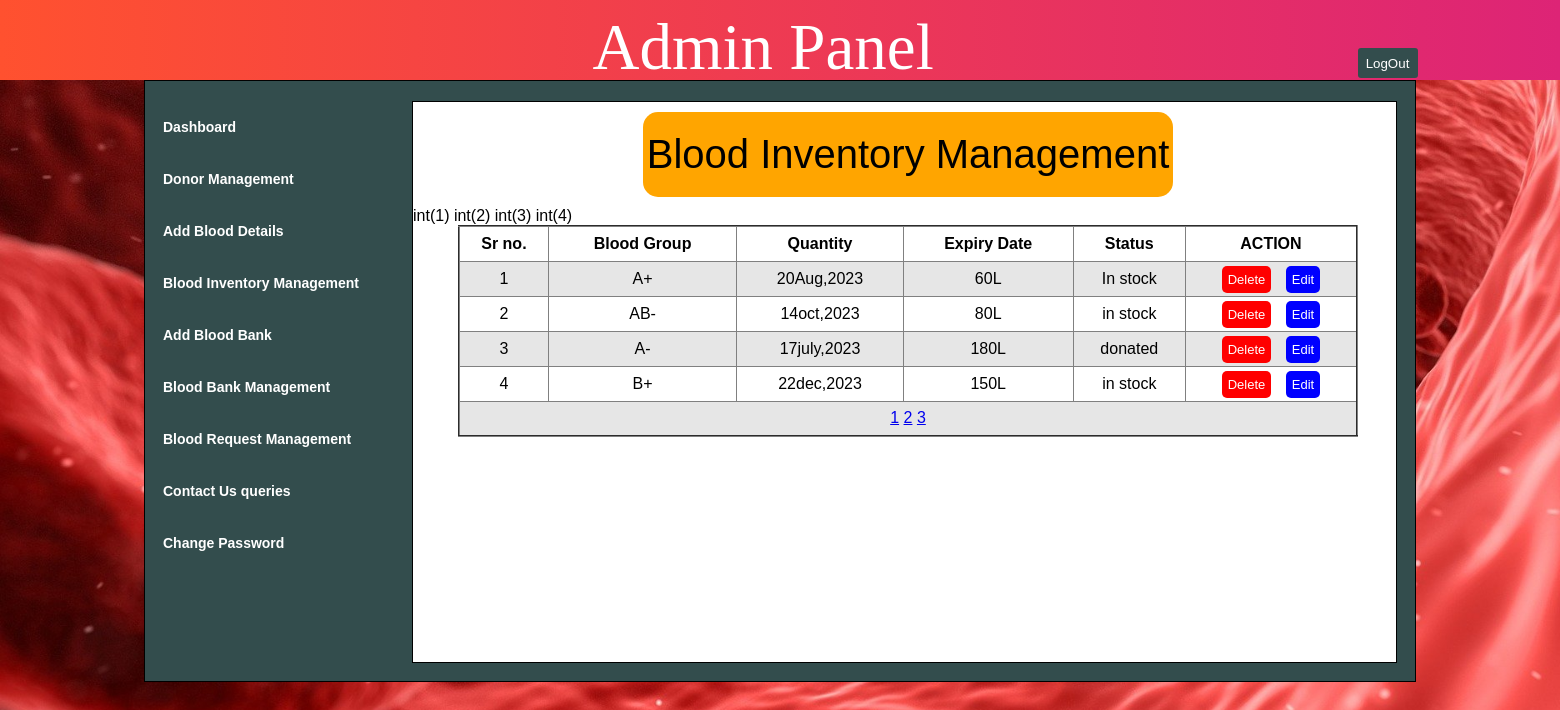
The app's page /bloodim.php (signed in) with its own data.
### tables this page shows
CREATE TABLE `blooddetails` (
  `id` int(11) NOT NULL,
  `bloodgroup` varchar(20) NOT NULL,
  `quantity` varchar(11) NOT NULL,
  `expirydate` varchar(11) NOT NULL,
  `status` varchar(20) NOT NULL
);

### bloodim.php (the view, shortened to what this page needs)
<?php
	include("common/connection.php");
?>
<html>
	<head>
		<link rel="stylesheet" href="css/style.css"/>
	</head>
	<body>
			<?php include("common/header.php")?>
			<div class="content">
				<div class="innercontainer">
						<?php include("common/sidebar.php")?>
					<div class="middlecontainer">
						<div class="dwidth">Blood Inventory Management</div>
						<table class="dtable" border="2" width="900">
							<tr>
								<th>Sr no.</th>
								<th>Blood Group</th>
								<th>Quantity</th>
								<th>Expiry Date</th>
								<th>Status</th>
								<th>ACTION</th>
							</tr>
						<?php
							$limit=4;
								if(empty($_GET['p']))
								{
									$start=0;
								}
								else
								{
									$pi=$_GET['p'];
									$end=$pi*$limit;
									$start=$end-$limit;
								}
								$query="select * from blooddetails limit $start,$limit";
								$result=mysqli_query($connect,$query);
								while($row=mysqli_fetch_assoc($result))
							{
								?>
							 <tr>
								<td><?php echo $row['id']; ?></td>
								<td><?php echo $row['bloodgroup'];?></td>
								<td><?php echo $row['expirydate'];?></td>
								<td><?php echo $row['quantity']; ?></td>
								<td><?php echo $row['status']; ?></td>
								<td>
									<a class="del" href="bloodim.php?did=<?php echo $row['id'] ?>">Delete</a>
									<a class="ed" href="blooddetails.php?eid=<?php echo $row['id'] ?>">Edit</a>
								</td>
							</tr>
								<?php
								var_dump($_SESSION['bloodgroup']);
							}
						?>
							<tr>
								<td colspan="7">
									<?php
									  $query="select * from blooddetails";
									  $result=mysqli_query($connect,$query);
									  $count=mysqli_num_rows($result);
									  $pages=ceil($count/$limit);
									  for($i=1 ;$i<=$pages; $i++)
									  {
										?>
											<a href="bloodim.php?p=<?php echo $i;?>"><?php echo $i;?></a>
										<?php
									  }
									?>
								</td>
							</tr>
						</table>
					</div>
				</div>
			</div>
	</body>
</html>

### css/style.css (style rules this page uses)
* { margin:0px; padding:0px; font-family:arial; }
body { background-image:url("background.jpg"); background-repeat:no-repeat; background-size:cover; overflow-x:hidden; }
.content { height:680px; width:100%; }
.innercontainer { position:relative; height:600px; width:1270px; background-color:#334d4d; border:1px solid black; margin:auto; }
.middlecontainer { height:560px; width:983px; background-color:white; border:1px solid black; float:left; margin:20px 0px 0px 17px; }
.dwidth { width:530px; font-size:40px; text-align:center; font-family:arial; padding-top:20px; padding-bottom:20px; background-color:orange; border-radius:15px; margin:10px 0px 10px 230px; }
.ed { text-decoration:none; position:relative; left:5; color:white; background-color:blue; padding:6px; font-size:13px; border-radius:5px; }
.del { text-decoration:none; position:relative; left:-5; color:white; background-color:red; padding:6px; font-size:13px; border-radius:5px; }
.dtable { position:relative; left:45; border-collapse:collapse; }
.dtable tr { height:35px; text-align:center; }
.dtable tr:nth-child(even) { background-color: #e6e6e6; }

### records on screen
blooddetails: id "1", bloodgroup "A+", expirydate "20Aug,2023", quantity "60L", status "In stock"
blooddetails: id "2", bloodgroup "AB-", expirydate "14oct,2023", quantity "80L", status "in stock"
blooddetails: id "3", bloodgroup "A-", expirydate "17july,2023", quantity "180L", status "donated"
blooddetails: id "4", bloodgroup "B+", expirydate "22dec,2023", quantity "150L", status "in stock"
